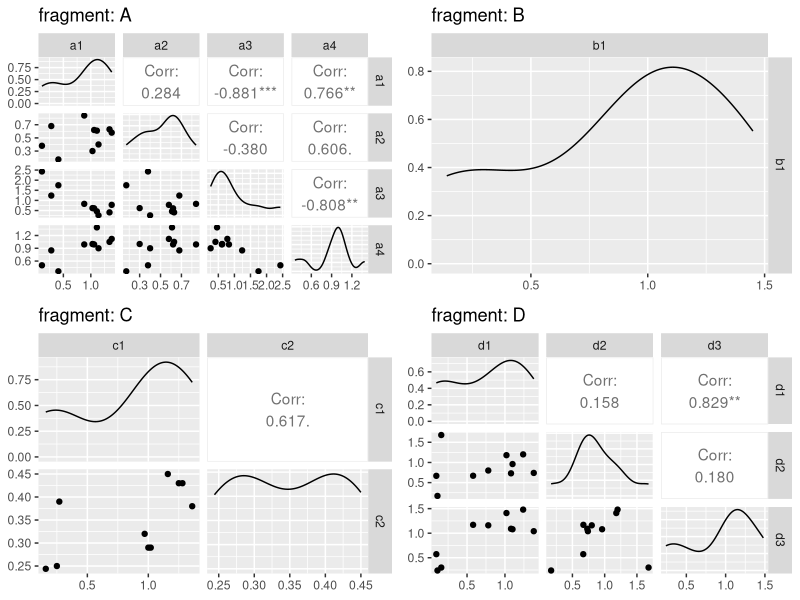
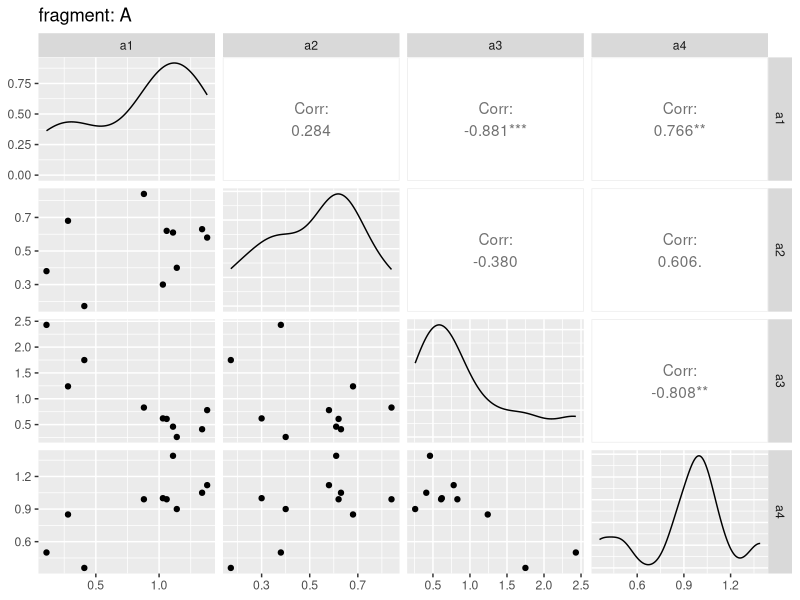
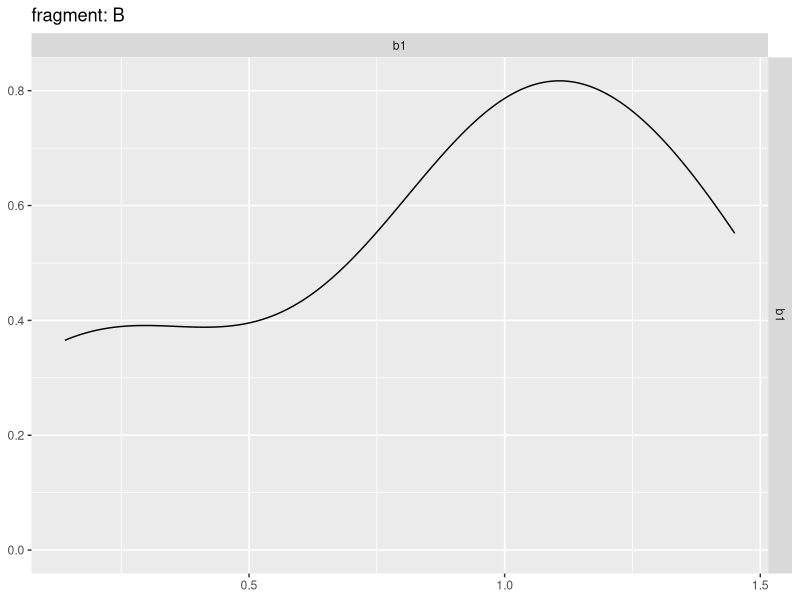
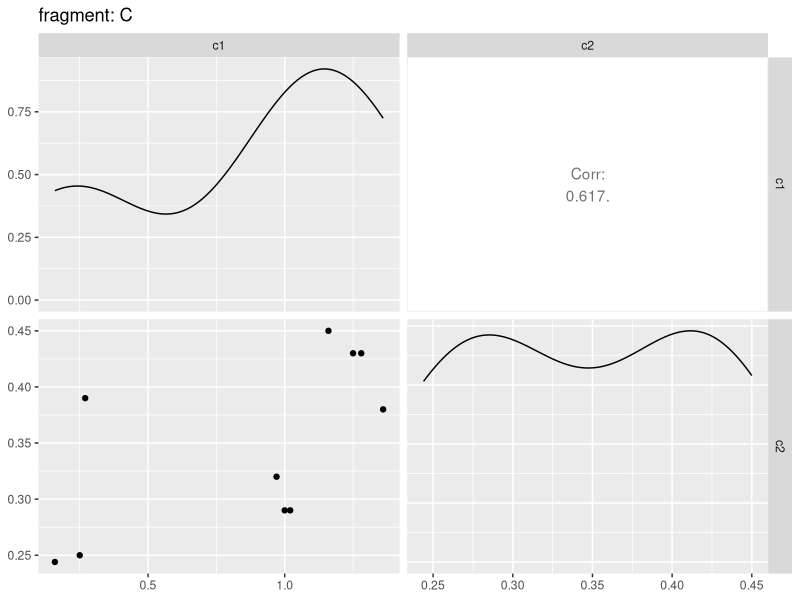
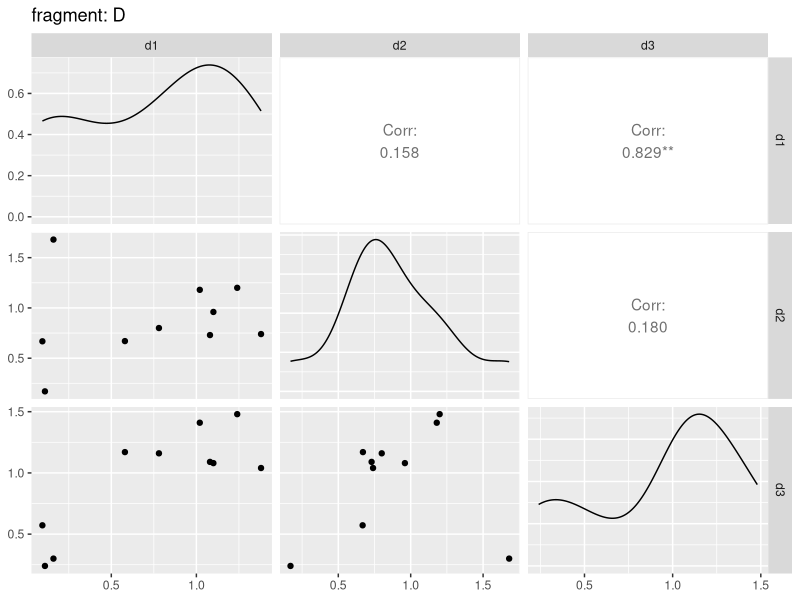

Generate these figures, in order, with R:
## ---- chunk 1
df1=read.csv("ggpairs_example_data.txt", stringsAsFactors = F, strip.white = T, sep="\t")
## ---- chunk 2
library(ggplot2)
library(dplyr)
library(purrr)
library(tidyr)
library(GGally)
## ---- chunk 3
p=df1 %>% 
    gather(k,v, -protein, -fragments) %>% 
    split(.$protein) %>% 
    map(~spread(.,fragments, v)) %>% 
    map(~select(.,1:ncol(.))%>%
            ggpairs(3:ncol(.), title = paste0("fragment: ",unique(.[,1]))))
## ---- chunk 4
for(i in 1:length(p)){
    ggsave(plot = p[[i]], file = paste0(names(p)[i],".png"), dpi = 300)
}
## ---- chunk 5
library(cowplot)
plot_grid(
    ggmatrix_gtable(p[[1]]),
    ggmatrix_gtable(p[[2]]),
    ggmatrix_gtable(p[[3]]),
    ggmatrix_gtable(p[[4]]),
    nrow = 2,
    ncol=2
)
